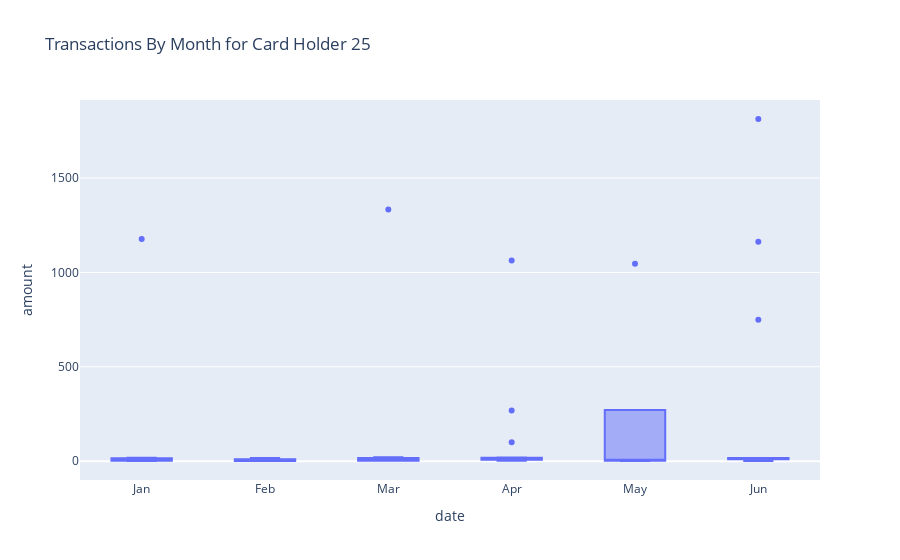

Notebook source saved alongside this figure:
### Code cell
# Generating the six box plots using plotly express
fig = px.box(ch25_box_plot_df, x='date',
             y='amount',
            title="Transactions By Month for Card Holder 25")
fig.show()

### Figure 1 — Plotly figure (JSON) as saved in the notebook; plotly's stock layout.template omitted (floating-point values rounded to 4 significant figures)
{"data": [{"alignmentgroup": "True", "hovertemplate": "date=%{x}<br>amount=%{y}<extra></extra>", "legendgroup": "", "marker": {"color": "#636efa"}, "name": "", "notched": false, "offsetgroup": "", "orientation": "v", "showlegend": false, "type": "box", "x": ["Jan", "Jan", "Jan", "Jan", "Jan", "Jan", "Jan", "Jan", "Jan", "Jan", "Feb", "Feb", "Feb", "Feb", "Feb", "Feb", "Feb", "Feb", "Feb", "Feb", "Mar", "Mar", "Mar", "Mar", "Mar", "Mar", "Mar", "Mar", "Mar", "Mar", "Mar", "Mar", "Mar", "Apr", "Apr", "Apr", "Apr", "Apr", "Apr", "Apr", "Apr", "Apr", "Apr", "Apr", "Apr", "Apr", "Apr", "Apr", "Apr", "May", "May", "May", "May", "May", "Jun", "Jun", "Jun", "Jun", "Jun", "Jun", "Jun", "Jun", "Jun", "Jun", "Jun", "Jun", "Jun", "Jun"], "x0": " ", "xaxis": "x", "y": [1.46, 10.74, 2.93, 1.39, 17.84, 1.65, 15.86, 2.22, 1177, 2.75, 10.75, 10.81, 5.97, 3.69, 16.7, 1.26, 2.63, 11.01, 1.18, 0.91, 12.42, 16.58, 1334, 2.88, 2.04, 13.57, 1.65, 10.1, 3.08, 4.2, 2.56, 18.28, 21.04, 100, 2.62, 7.08, 17.15, 1063, 10.06, 10.15, 269, 10.24, 7.39, 6.01, 20.03, 15.66, 2.79, 10.02, 16.5, 1.1, 1046, 12.15, 2.27, 5.97, 1162, 749, 10.69, 11.88, 1.03, 11.01, 10.15, 16.29, 15.98, 1813, 16.61, 11.53, 5.24, 2.27], "y0": " ", "yaxis": "y"}], "layout": {"boxmode": "group", "legend": {"tracegroupgap": 0}, "title": {"text": "Transactions By Month for Card Holder 25"}, "xaxis": {"anchor": "y", "domain": [0, 1], "title": {"text": "date"}}, "yaxis": {"anchor": "x", "domain": [0, 1], "title": {"text": "amount"}}}}
